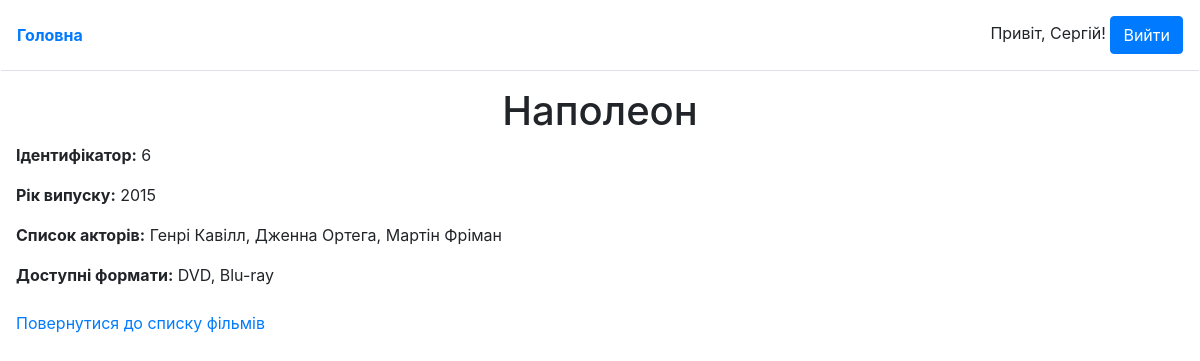
Page /film/show/6 (signed in) on the committed database.
### tables this page shows
CREATE TABLE `films` (
  `id` int NOT NULL AUTO_INCREMENT,
  `title` varchar(100) NOT NULL,
  `year` year NOT NULL,
  PRIMARY KEY (`id`)
);

### core/View.php (called while the page is built, shortened)
<?php
	class View {
		public function render(Page $page) {
			return $this->renderLayout($page, $this->renderView($page));
		}
		private function renderLayout(Page $page, $content) {
			$layoutPath = $_SERVER['DOCUMENT_ROOT'] . "/project/layouts/{$page->layout}.php";
			if (file_exists($layoutPath)) {
				return ob_get_clean();
			} else {
				header("HTTP/1.0 500 Internal Server Error");
				echo "Internal Server Error";
				die();
			}
		}
		private function renderView(Page $page) {
			if ($page->view) {
				$viewPath = $_SERVER['DOCUMENT_ROOT'] . "/project/views/{$page->view}.php";
				if (file_exists($viewPath)) {
						$data = $page->data;
						extract($data);
						include $viewPath;
					return ob_get_clean();
				} else {
					header("HTTP/1.0 500 Internal Server Error");
					echo "Internal Server Error";
					die();
				}
			}
		}
	}

### index.php (called while the page is built, shortened)
<?php
	$routes = require $_SERVER['DOCUMENT_ROOT'] . '/project/config/routes.php';
	try {
		$track = (new Router)->getTrack($routes, $_SERVER['REQUEST_URI']);
		(new $track->controller)->{$track->action}($track->params);
	} catch (\Exception $error) {
		header("HTTP/1.0 500 Internal Server Error");
		(new ErrorController)->internalError();
	}

### project/models/Film.php (called while the page is built, shortened)
<?php
	class Film extends Model {
		public function getById($id) {
            $sql = "
					SELECT
						f.*,
						GROUP_CONCAT(DISTINCT CONCAT(a.firstname, ' ', a.lastname) SEPARATOR ', ') AS actors,
						GROUP_CONCAT(DISTINCT fr.name SEPARATOR ', ') AS formats
					FROM films AS f
					JOIN films_actors AS fa ON fa.film_id = f.id
					JOIN actors AS a ON a.id = fa.actor_id
					JOIN films_formats AS ff ON ff.film_id = f.id
					JOIN formats AS fr ON fr.id = ff.format_id
					WHERE f.id = :id
					GROUP BY f.id;
			";
			$stmt = self::$db_connection->prepare($sql);
			$stmt->execute([':id' => $id]);
			return $stmt->fetchAll(\PDO::FETCH_ASSOC);
        }
	}

### core/Model.php (called while the page is built, shortened)
<?php
	class Model {
		protected static $db_connection;
		public function __construct() {
			if (!self::$db_connection) {
				$host = DB_HOST;
				$dbName = DB_NAME;
				self::$db_connection = new \PDO("mysql:host=$host;dbname=$dbName", DB_USER, DB_PASS);
			}
		}
	}

### project/views/film/showById.php (the view)
<h1 class="text-center"><?= $film['title']; ?></h1>
<p><span class="font-weight-bold">Ідентифікатор:</span> <?= $film['id']; ?></p>
<p><span class="font-weight-bold">Рік випуску:</span> <?= $film['year']; ?></p>
<p><span class="font-weight-bold">Список акторів:</span> <?= $film['actors']; ?></p>
<p><span class="font-weight-bold">Доступні формати:</span> <?= $film['formats']; ?></p>
<div class="mt-4">
    <a href="/">Повернутися до списку фільмів</a>
</div>

### rows in the picture
films: title "Наполеон", id "6", year "2015"

### other values in the picture
$_SESSION['user_data']['name'] "Сергій"
$film['actors'] "Генрі Кавілл, Дженна Ортега, Мартін Фріман"
$film['formats'] "DVD, Blu-ray"
